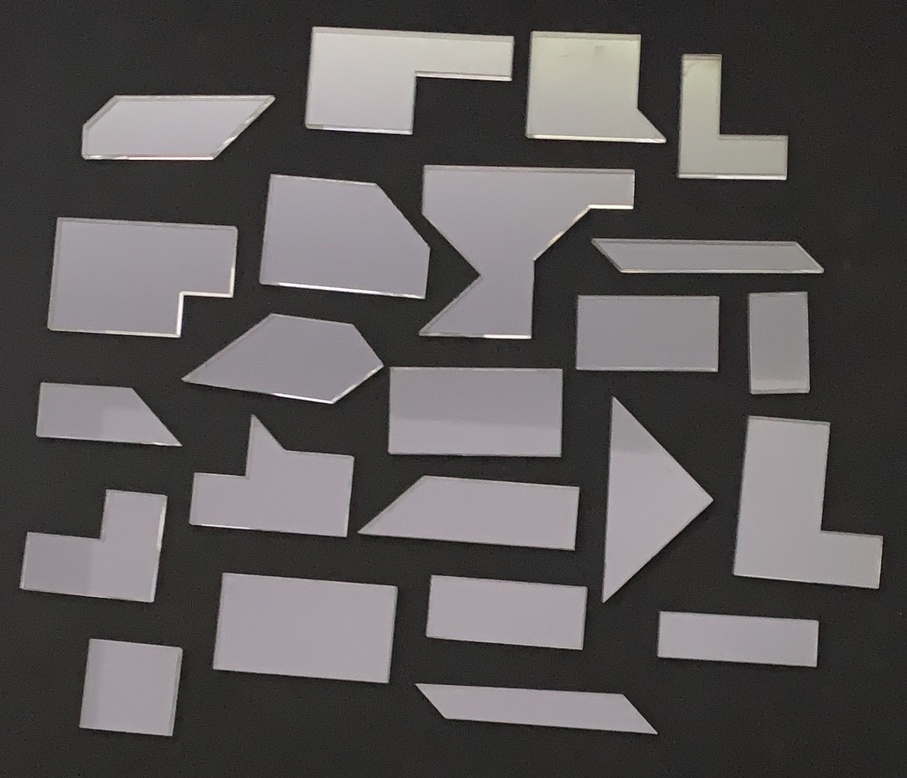
#> input picture pieces4.jpg, 907 x 778 px, shrunk from 1537 x 1318 before the run
$ python main.py
#> lines starting #> are read from the running program, lines starting #| are printed output that depends on the picture; after the words box and inside, x2 and y2 are one past the last pixel; in counts of white or black regions, pixels touching at a corner belong together
#!/usr/bin/env python

import cv2
import numpy as np


def main():

    image = cv2.imread("pieces4.jpg")
#> image is the input picture: shape (778, 907, 3); mean B, G, R 87.5, 87.5, 90.6
    contours = get_contour_lines("pieces4.jpg")


    points = []
    for i in range(len(contours)):
        cv2.drawContours(image, contours, i, (0,255,0), 3)
        cv2.imshow('Contours', image)
        cv2.waitKey(0)
        points.append(cv2.arcLength(contours[i],True))

    canvas = np.zeros(image.shape, np.uint8)
    cv2.drawContours(canvas, contours, -1, (0, 0, 255), 3)
    cv2.imshow('Points', canvas)
    cv2.waitKey(0)

    print(len(points))

    print("Area: ", sum(cv2.contourArea(i) for i in contours))

    cv2.destroyAllWindows()


def get_contour_lines(image):
#> called with image = 'pieces4.jpg'
    image = cv2.imread(image)

    kernel = np.ones((5,5), np.uint8)

    dilated_image = cv2.dilate(image, kernel, iterations = 1)
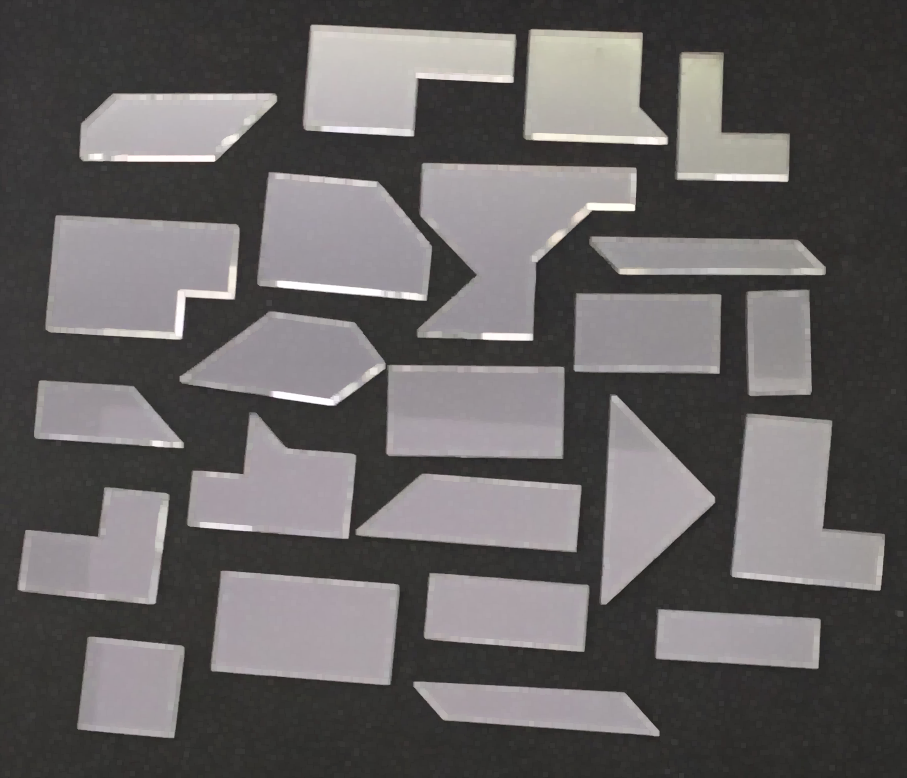
#> dilated_image: shape (778, 907, 3); mean B, G, R 98, 98, 101.2

    morphed_image = cv2.morphologyEx(dilated_image, cv2.MORPH_CLOSE, kernel)

    rgb_img = cv2.cvtColor(morphed_image, cv2.COLOR_BGR2RGB)
    gray_img = cv2.cvtColor(rgb_img, cv2.COLOR_RGB2GRAY)

    ret, binary_img = cv2.threshold(gray_img, 100, 255, cv2.THRESH_BINARY_INV)
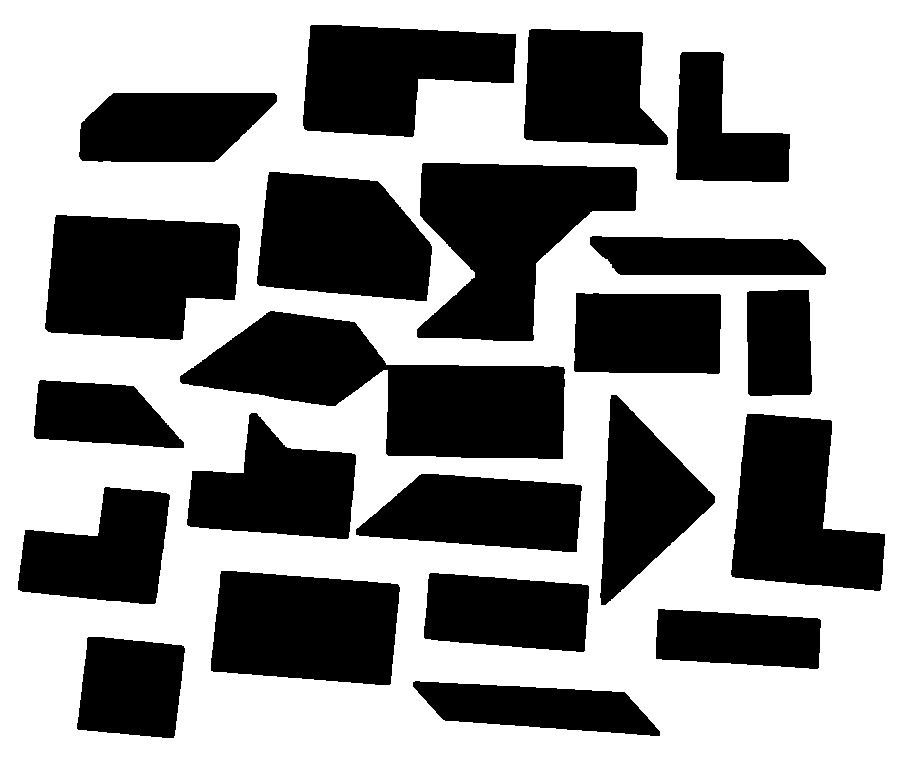
#> binary_img: shape (778, 907); 57.9% white; 22 black regions, largest, box (x1, y1, x2, y2) and area: (180, 311, 565, 459) 28675, (417, 163, 637, 341) 23034, (45, 215, 240, 340) 19965
    edged = cv2.Canny(binary_img, 30, 200)
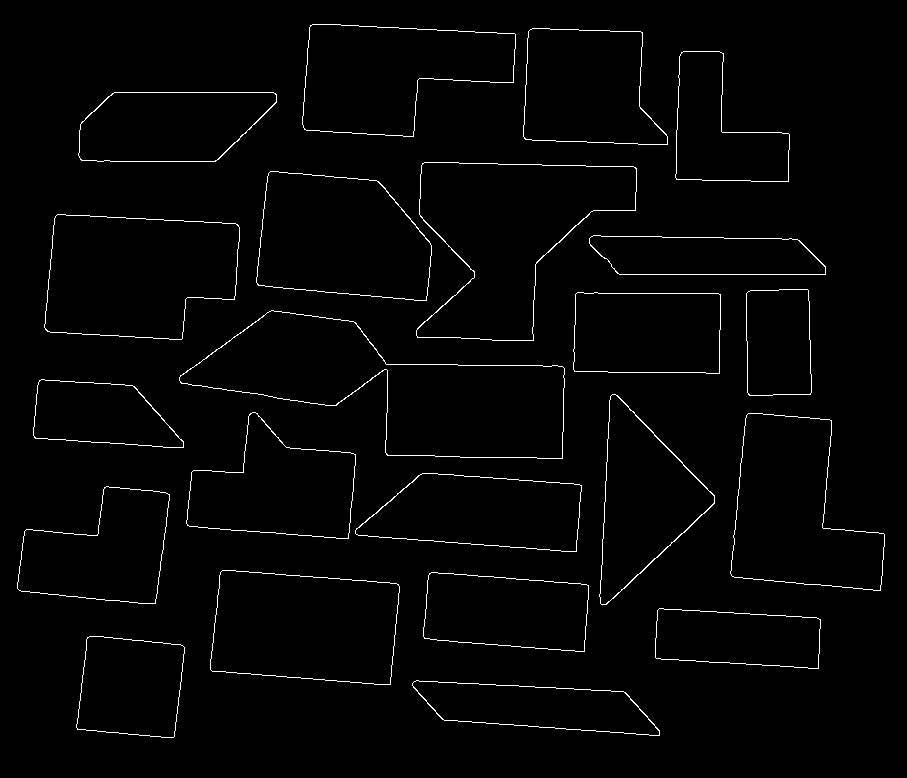
#> edged: shape (778, 907); 1.7% white in thin lines or dots, all inside (x1, y1, x2, y2) = (17, 24, 885, 738)

    contours, hierarchy = cv2.findContours(edged, cv2.RETR_EXTERNAL, cv2.CHAIN_APPROX_NONE)
#> contours = 22 contours; largest, box (x1, y1, x2, y2) and area: (179, 310, 565, 459) 28688, (416, 162, 637, 341) 23096, (44, 214, 240, 340) 19964, (210, 570, 400, 685) 18324, (730, 413, 885, 591) 17946

    print("Number of Contours found = " + str(len(contours)))
#| Number of Contours found = 22
    return contours


def rotate_cont(cnt, angle):
    M = cv2.moments(cnt)
    cx = int(M['m10']/M['m00'])
    cy = int(M['m01']/M['m00'])

    cnt_norm = cnt - [cx, cy]

    coordinates = cnt_norm[:, 0, :]
    xs, ys = coordinates[:, 0], coordinates[:, 1]
    thetas, rhos = cart2pol(xs, ys)
    thetas = np.rad2deg(thetas)
    thetas = (thetas + angle) % 360
    thetas = np.deg2rad(thetas)

    xs, ys = pol2cart(thetas, rhos)
    cnt_norm[:, 0, 0] = xs
    cnt_norm[:, 0, 1] = ys

    cnt_rotated = cnt_norm + [cx, cy]
    cnt_rotated = cnt_rotated.astype(np.int32)
    return cnt_rotated


def cart2pol(x, y):
    theta = np.arctan2(y, x)
    rho = np.hypot(x, y)
    return theta, rho


def pol2cart(theta, rho):
    x = rho * np.cos(theta)
    y = rho * np.sin(theta)
    return x, y


if __name__ == '__main__':
    main()
#> the loop in main, `for i in range(len(contours)):` made 22 passes
#> pass 1, in main, `cv2.imshow('Contours', image)`:
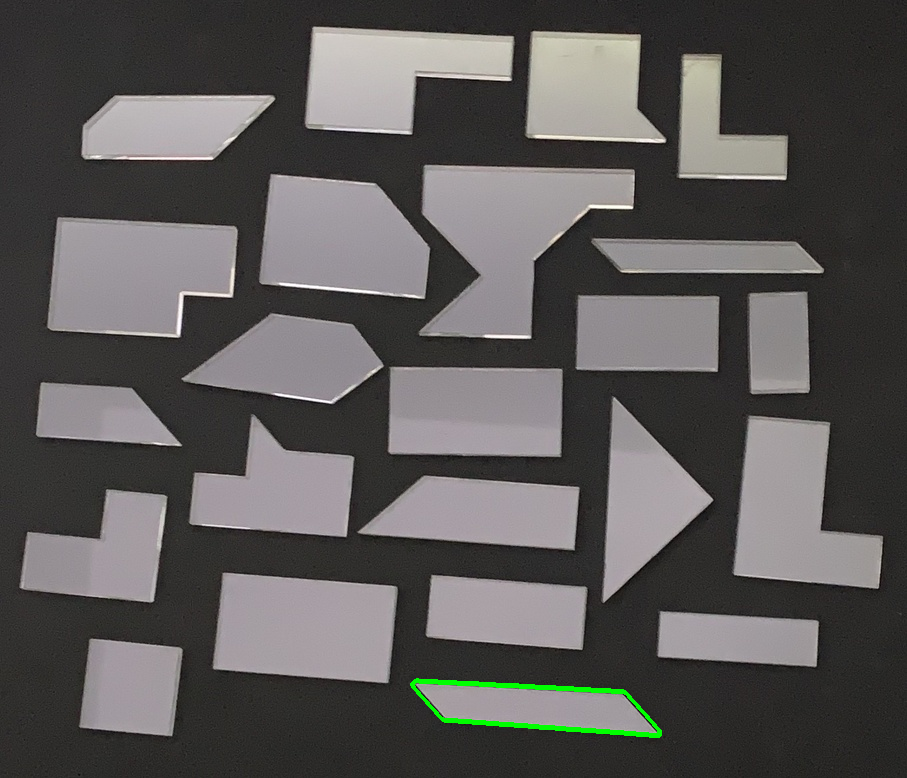
#> window 'Contours': shape (778, 907, 3); mean B, G, R 87.3, 88.2, 90.4
#> after the loop in main, `for i in range(len(contours)):`:
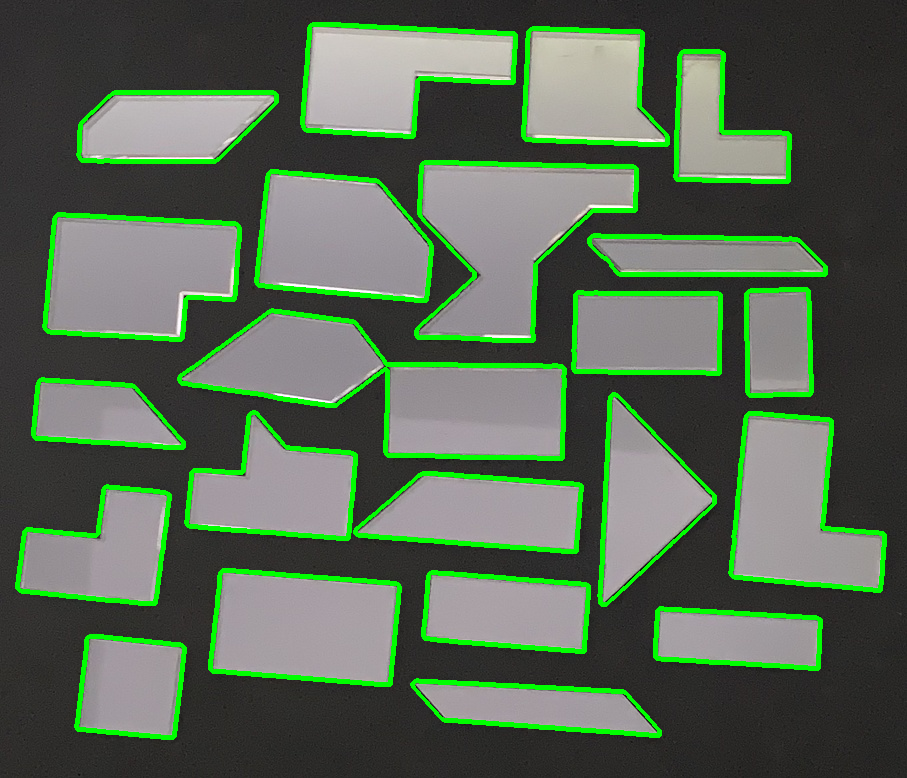
#> image: shape (778, 907, 3); mean B, G, R 83.6, 104, 86.4
#> after the loop in main, `for i in range(len(contours)):`: points = [548.4, 392.8, 433.6, 465.7, 576.1, 514.3, 555.3, 645.1, 550.1, 526.4, 393.2, 1036.5, 451.8, 334.4, 515.7, 615.3, 550, 804.9, 479.8, 482.3, 496.7, 634.6]
#> in main, `cv2.drawContours(canvas, contours, -1, (0, 0, 255), 3)`:
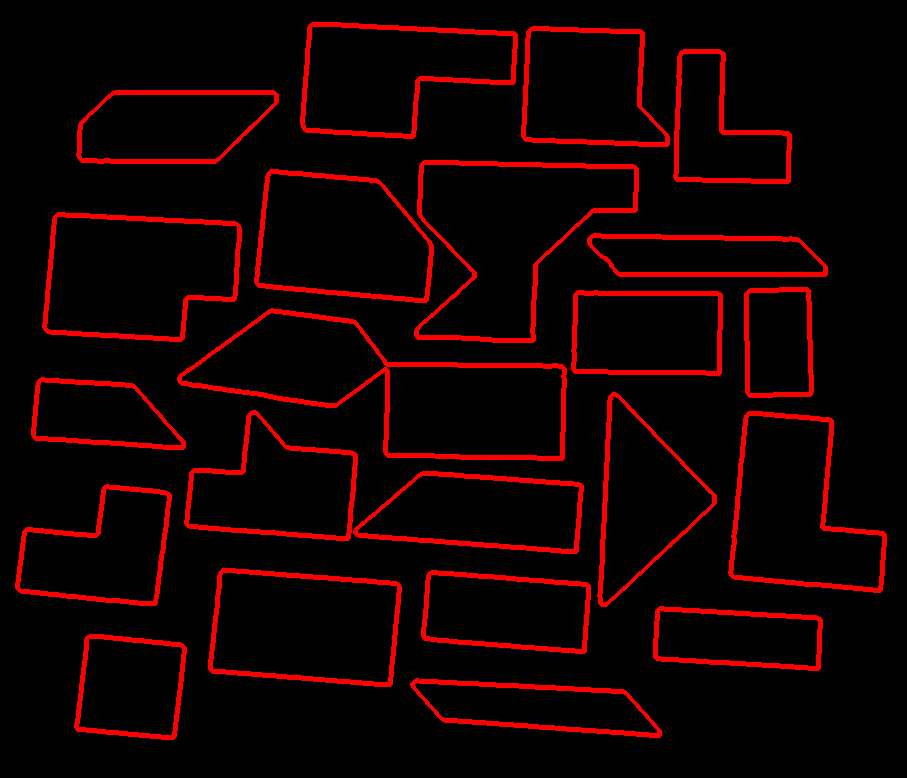
#> canvas: shape (778, 907, 3); mean of channels 0, 1, 2 0, 0, 20.4; drawn as B, G, R
#| 22
#| Area:  297147.0
